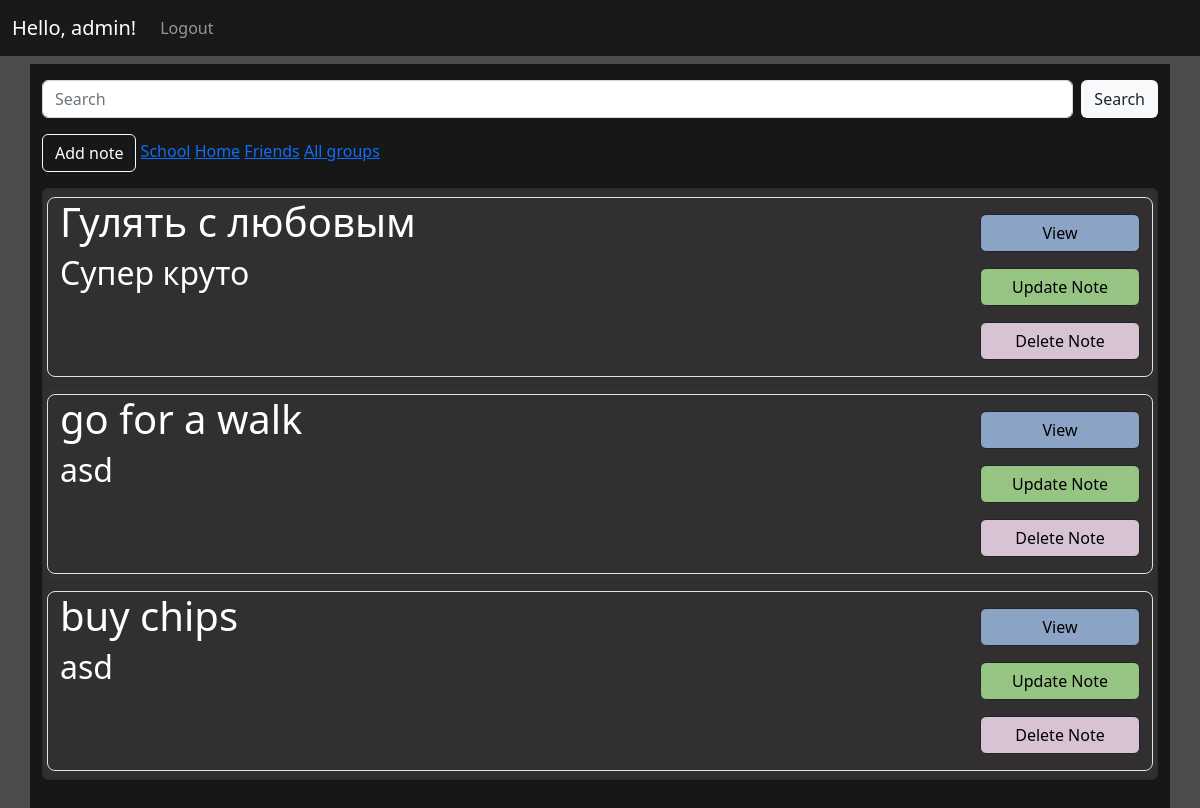
The app's page / (signed in) with its own data.
### users/models.py (models this page shows)
class UserAccount(AbstractBaseUser, PermissionsMixin):
    email = models.EmailField(max_length=255, unique=True)
    user_name = models.CharField(max_length=255)
    image = models.ImageField(default='default.jpg', upload_to='account_pics')
    is_staff = models.BooleanField(default=False)
    is_active = models.BooleanField(default=False)
    objects = UserAccountManager()
    USERNAME_FIELD = 'email'
    REQUIRED_FIELDS = ['user_name', 'image']
    def __str__(self):
        return self.user_name

### todo/models.py (models this page shows, shortened)
class Group(models.Model):
    title = models.CharField(max_length=255)

class Note(models.Model):
    title = models.CharField(max_length=255)
    content = models.TextField()
    creation_time = models.DateTimeField(default=timezone.now)
    user = models.ForeignKey(settings.AUTH_USER_MODEL, on_delete=models.CASCADE)
    complete = models.BooleanField(default=False)
    group = models.ForeignKey(Group, on_delete=models.CASCADE, blank=True, null=True)
    class Meta:
        ordering = ['complete']

### todo/views.py (the view)
# urls.py: path('', NoteList.as_view(), name='todo-home'),
class NoteList(ListView):
    model = Note
    template_name = 'todo/home.html'
    def get_queryset(self):
        if self.request.user.is_authenticated:
            return Note.objects.filter(user=self.request.user).order_by('-creation_time')
    def get_context_data(self, **kwargs):
        context = super().get_context_data(**kwargs)
        search_input = self.request.GET.get('search-area') or ''
        if search_input:
            if context['object_list']:
                context['object_list'] = context['object_list'].filter(title__icontains=search_input)
        group = self.kwargs.get('group_id')
        if group:
            if context['object_list']:
                context['object_list'] = context['object_list'].filter(group=group)
        context['all_groups'] = Group.objects.all()
        context['selected_group'] = context['all_groups'].filter(id=group).first()
        context['search_input'] = search_input
        return context

### todo/templates/todo/home.html (shortened to what this page needs)
{% extends "todo/base.html" %}
{% block content %}
<form class="d-flex" method="GET">
    <input type="text" class="form-control me-2" placeholder="Search" aria-label="Search" name="search-area"
        value="{{ search_input }}">
    <input class="btn bg-light " type="submit" value="Search">
</form>
<button type="button" class="mt-3 mb-3 btn btn-outline-light"><a class="text-white " style="text-decoration:none"
        href="{% url 'note-create' %}">Add note</a></button>
{% for group in all_groups %}
    <a href="{% url 'todo-home-group' group.id %}">{{ group.title }}</a>
{% empty %}
    <h1 class="text-white">No items in the list</h1>
{% endfor %}
<a href="{% url 'todo-home' %}">All groups</a>
<ul class="list-group">
    {% for note in object_list %}
    <li class="list-group-item" style="background: rgba(77, 73, 73, 0.5);">
        <div  class="row border rounded-3 border-1">
            <div class="col-10">
                <h1  class="text-white" >{{ note.title }}</h1>
                <h2  class="text-white">{{ note.content }}</h2>
            </div>
            <div class="col-2 ">
                <button style="width: 100%; background:#8ba3c5;" type="button" class="mt-3 mb-3 btn  btn-outline-dark d-block ">
                    <a href="{% url 'note' note.id %}"  style="text-decoration:none" class="text-black">View</a>
                </button>
                <button style="width: 100%; background: #96c583" type="button" class="mt-3 mb-3 btn  btn-outline-dark d-block ">
                    <a href="{% url 'note-update' note.id %}"  style="text-decoration:none" class="text-black">Update Note</a>
                </button>
                <button style="width: 100%; background: #d7c3d4" type="button" class="mt-3 mb-3 btn  btn-outline-dark d-block">
                    <a href="{% url 'note-delete' note.id %}"  style="text-decoration:none" class="text-black">Delete Note</a>
                </button>
            </div>
        </div>
    </li>
    {% empty %}
        <h1 class="text-white">No items in the list</h1>
    {% endfor %}
</ul>
{% endblock content %}

### todo/templates/todo/base.html (shortened to what this page needs)
{% load static %}
<!DOCTYPE html>
<html>
<head>
    <link href="https://cdn.jsdelivr.net/npm/bootstrap@5.2.0-beta1/dist/css/bootstrap.min.css" rel="stylesheet">
</head>
<body>
    <nav class="navbar  navbar-expand-lg navbar-dark "  style="background: rgba(0,0,0,0.9);" >
        <div class="container-fluid">
            <a class="navbar-brand " href="#">Hello, {{ request.user }}! </a>
            <div class="collapse navbar-collapse" id="navbarSupportedContent">
                <ul class="navbar-nav me-auto mb-2 mb-lg-0">
                    {% if user.is_authenticated %}
                    <li class="nav-item ">
                        <a class="nav-link" href="{% url 'logout' %}">Logout</a>
                    </li>
                    {% endif %}
                </ul>
            </div>
        </div>
    </nav>
    <div class="p-2" style="background: rgba(0,0,0,0.7); height: 100vh;">
        <div role="main" class="container pt-3" style="background: rgba(0,0,0,0.7);  height:100vh;" >
            {% block content %}
            {% endblock %}
        </div>
    </div>
</body>
</html>

### todo/templates/todo/base.html (style rules this page uses)
body { background: url(https://abrakadabra.fun/uploads/posts/2021-12/1640710826_2-abrakadabra-fun-p-berserk-fon-dlya-rabochego-stola-2.jpg) repeat-y; }

### records on screen
UserAccount: user "admin"
Group: title "School"
Group: title "Home"
Group: title "Friends"
Note: title "Гулять с любовым", content "Супер круто"
Note: title "go for a walk", content "asd"
Note: title "buy chips", content "asd"
